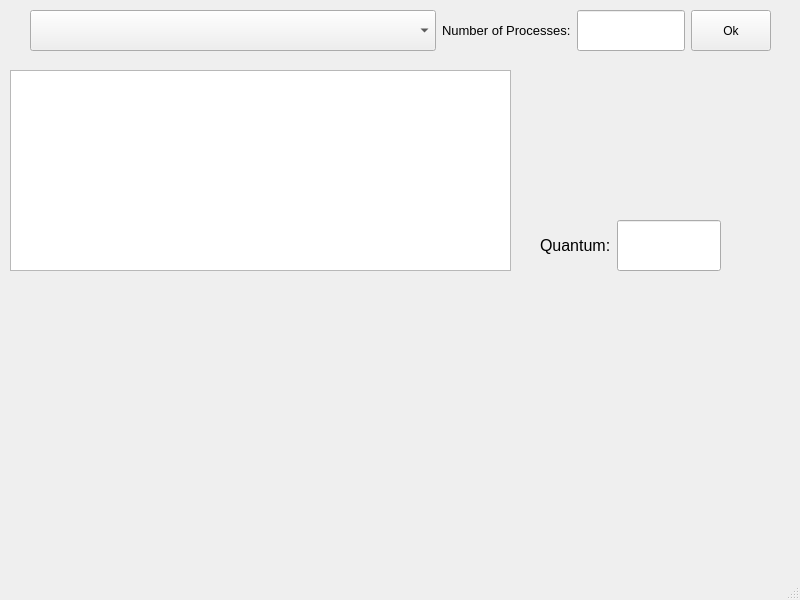
<?xml version="1.0" encoding="UTF-8"?>
<ui version="4.0">
 <class>MainWindow</class>
 <widget class="QMainWindow" name="MainWindow">
  <property name="geometry">
   <rect>
    <x>0</x>
    <y>0</y>
    <width>800</width>
    <height>600</height>
   </rect>
  </property>
  <property name="sizePolicy">
   <sizepolicy hsizetype="Preferred" vsizetype="Preferred">
    <horstretch>0</horstretch>
    <verstretch>0</verstretch>
   </sizepolicy>
  </property>
  <property name="windowTitle">
   <string>MainWindow</string>
  </property>
  <widget class="QWidget" name="centralwidget">
   <widget class="QTableWidget" name="tableWidget">
    <property name="geometry">
     <rect>
      <x>10</x>
      <y>70</y>
      <width>501</width>
      <height>201</height>
     </rect>
    </property>
    <property name="font">
     <font>
      <pointsize>12</pointsize>
     </font>
    </property>
    <property name="acceptDrops">
     <bool>false</bool>
    </property>
    <property name="autoFillBackground">
     <bool>false</bool>
    </property>
    <property name="sizeAdjustPolicy">
     <enum>QAbstractScrollArea::AdjustIgnored</enum>
    </property>
    <property name="selectionMode">
     <enum>QAbstractItemView::SingleSelection</enum>
    </property>
    <property name="gridStyle">
     <enum>Qt::SolidLine</enum>
    </property>
    <property name="wordWrap">
     <bool>true</bool>
    </property>
    <attribute name="horizontalHeaderCascadingSectionResizes">
     <bool>false</bool>
    </attribute>
    <attribute name="horizontalHeaderMinimumSectionSize">
     <number>61</number>
    </attribute>
    <attribute name="horizontalHeaderDefaultSectionSize">
     <number>155</number>
    </attribute>
    <attribute name="verticalHeaderDefaultSectionSize">
     <number>38</number>
    </attribute>
   </widget>
   <widget class="QWidget" name="">
    <property name="geometry">
     <rect>
      <x>30</x>
      <y>10</y>
      <width>741</width>
      <height>41</height>
     </rect>
    </property>
    <layout class="QHBoxLayout" name="horizontalLayout">
     <item>
      <widget class="QComboBox" name="comboBox">
       <property name="sizePolicy">
        <sizepolicy hsizetype="MinimumExpanding" vsizetype="Preferred">
         <horstretch>0</horstretch>
         <verstretch>0</verstretch>
        </sizepolicy>
       </property>
      </widget>
     </item>
     <item>
      <widget class="QLabel" name="label">
       <property name="font">
        <font>
         <family>MS Shell Dlg 2</family>
         <pointsize>10</pointsize>
        </font>
       </property>
       <property name="text">
        <string>Number of Processes:</string>
       </property>
      </widget>
     </item>
     <item>
      <widget class="QLineEdit" name="lineEdit">
       <property name="sizePolicy">
        <sizepolicy hsizetype="Preferred" vsizetype="Preferred">
         <horstretch>0</horstretch>
         <verstretch>0</verstretch>
        </sizepolicy>
       </property>
      </widget>
     </item>
     <item>
      <widget class="QPushButton" name="pushButton">
       <property name="sizePolicy">
        <sizepolicy hsizetype="Preferred" vsizetype="Expanding">
         <horstretch>0</horstretch>
         <verstretch>0</verstretch>
        </sizepolicy>
       </property>
       <property name="text">
        <string>Ok</string>
       </property>
      </widget>
     </item>
    </layout>
   </widget>
   <widget class="QWidget" name="">
    <property name="geometry">
     <rect>
      <x>540</x>
      <y>220</y>
      <width>181</width>
      <height>51</height>
     </rect>
    </property>
    <layout class="QHBoxLayout" name="horizontalLayout_2">
     <item>
      <widget class="QLabel" name="label_2">
       <property name="font">
        <font>
         <pointsize>12</pointsize>
        </font>
       </property>
       <property name="text">
        <string>Quantum:</string>
       </property>
      </widget>
     </item>
     <item>
      <widget class="QLineEdit" name="lineEdit_2">
       <property name="sizePolicy">
        <sizepolicy hsizetype="Expanding" vsizetype="Minimum">
         <horstretch>0</horstretch>
         <verstretch>0</verstretch>
        </sizepolicy>
       </property>
      </widget>
     </item>
    </layout>
   </widget>
  </widget>
  <widget class="QMenuBar" name="menubar">
   <property name="geometry">
    <rect>
     <x>0</x>
     <y>0</y>
     <width>800</width>
     <height>26</height>
    </rect>
   </property>
  </widget>
  <widget class="QStatusBar" name="statusbar"/>
 </widget>
 <resources/>
 <connections/>
</ui>
